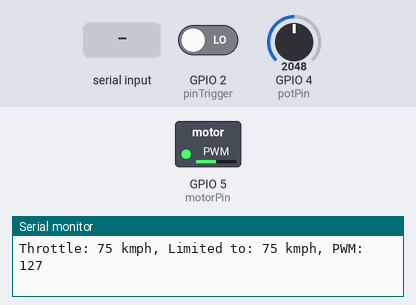
Bench run of a sketch on a simulated ESP32. Shown: switched loads named in the sketch (green lamp = pin HIGH), the last lines printed to the serial monitor. The test bench sets the inputs (shaded band); at power-on: GPIO 4 (potPin) = 2048, GPIO 2 (pinTrigger) LOW. Nothing arrives over Bluetooth unless stated.

Above: at 1.2 s.
1.3 s: "30,150\n" received over the second serial link
At 1.9 s:
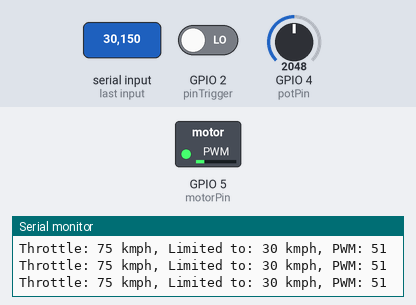
2.9 s: GPIO 4 (potPin) set to 0
At 3.3 s:
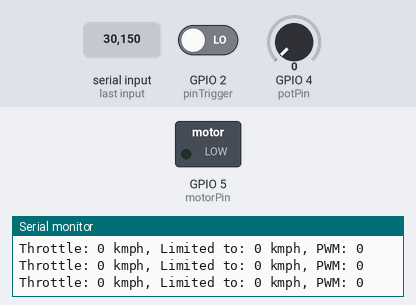
6.0 s: GPIO 4 (potPin) set to 1228
At 7.2 s:
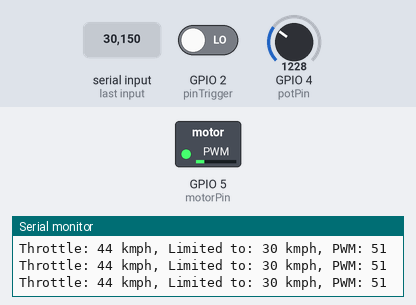
7.5 s: "90,45\n" received over the second serial link
At 8.8 s:
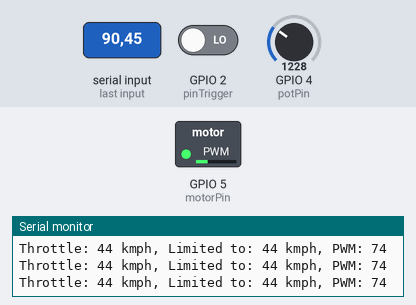
9.1 s: GPIO 4 (potPin) set to 2866
At 10.5 s:
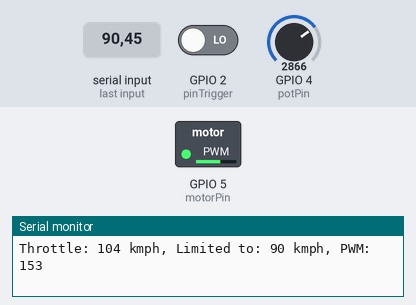
Timing chart, 0 to 11.6 s (numbered marks = the images above; inputs shaded):
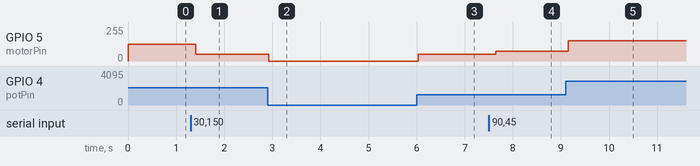

Measured:
- after the input at 1.3 s, GPIO 5 (motorPin): 127/255 → 51/255 after 0.11 s
- after the input at 2.9 s, GPIO 5 (motorPin): 51/255 → 0/255 at once
- after the input at 6.0 s, GPIO 5 (motorPin): 0/255 → 51/255 at once
- after the input at 7.5 s, GPIO 5 (motorPin): 51/255 → 74/255 after 0.15 s
- after the input at 9.1 s, GPIO 5 (motorPin): 74/255 → 153/255 after 0.05 s

The sketch:

ESP32.ino
```cpp
  #include "BluetoothSerial.h"

BluetoothSerial SerialBT;  // Create a Bluetooth Serial object

const int pinTrigger = 2;    // Pin to check for voltage
const int potPin = 4;        // Potentiometer input pin (D4)
const int motorPin = 5;      // Motor control output pin (D5)

// Variables for speed control
int currentSpeedLimit = 150;  // Default max speed limit (150 kmph)
int throttleValue = 0;        // To store potentiometer reading
int mappedMotorSpeed = 0;     // Final motor speed after applying limit

void setup() {
  Serial.begin(115200);
  SerialBT.begin("ESP32_BT");  // Bluetooth device name

  pinMode(pinTrigger, INPUT);   // Set the pin to input mode for detecting voltage
  pinMode(potPin, INPUT);       // Set potentiometer pin as input
  pinMode(motorPin, OUTPUT);    // Set motor control pin as output

  Serial.println("Bluetooth Started! Ready to receive speed limit and control motor.");
}

void loop() {
  // Read throttle value from potentiometer (0-4095)
  throttleValue = analogRead(potPin);

  // Map throttle value to speed range (0-150 kmph)
  int requestedSpeed = map(throttleValue, 0, 4095, 0, 150);

  // Limit the speed based on received speed limit
  int actualSpeed = min(requestedSpeed, currentSpeedLimit);

  // Map the limited speed back to PWM range (0-255)
  mappedMotorSpeed = map(actualSpeed, 0, 150, 0, 255);

  // Output the PWM signal to motor driver
  analogWrite(motorPin, mappedMotorSpeed);

  // Print debug information
  Serial.print("Throttle: ");
  Serial.print(requestedSpeed);
  Serial.print(" kmph, Limited to: ");
  Serial.print(actualSpeed);
  Serial.print(" kmph, PWM: ");
  Serial.println(mappedMotorSpeed);

  // Check if pinTrigger gets voltage
  if (digitalRead(pinTrigger) == HIGH) {
    SerialBT.println("1");
    Serial.println("Trigger sent to app.");
  }

  // Check if the app sends speed limit data
  if (SerialBT.available()) {
    String receivedData = SerialBT.readStringUntil('\n');

    // Convert received string to integer
    currentSpeedLimit = receivedData.toInt();

    Serial.print("Received Speed Limit: ");
    Serial.println(currentSpeedLimit);

    // Send acknowledgment back to Android app
    SerialBT.println("Speed Limit Received: " + receivedData + " km/h");
  }

  // Small delay to prevent overwhelming the serial output
  delay(100);
}
```
